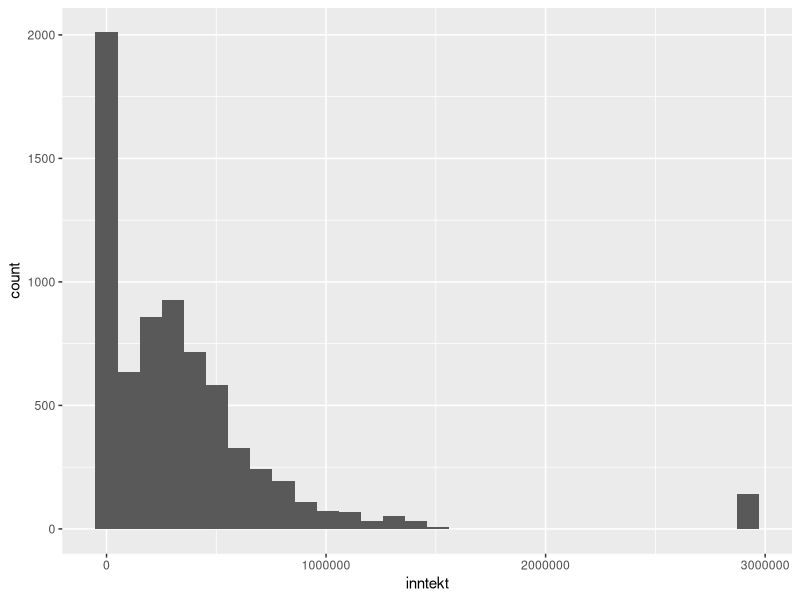
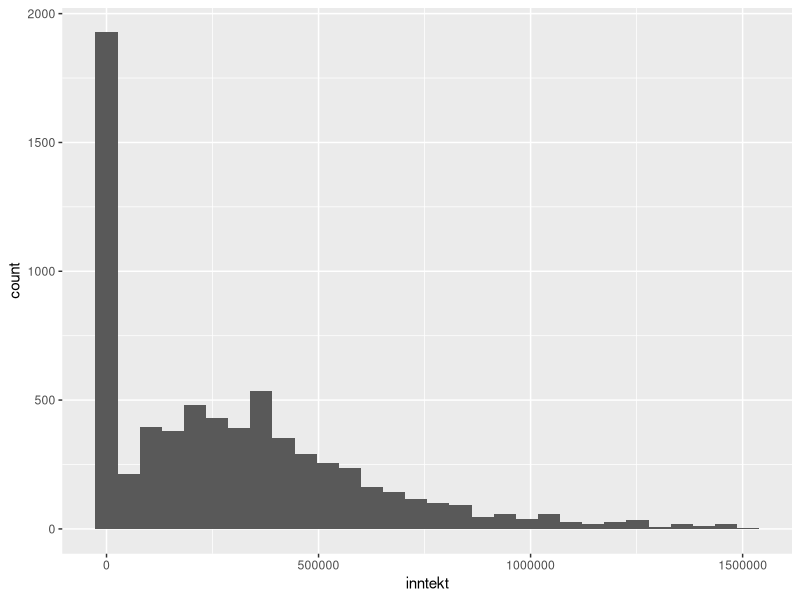
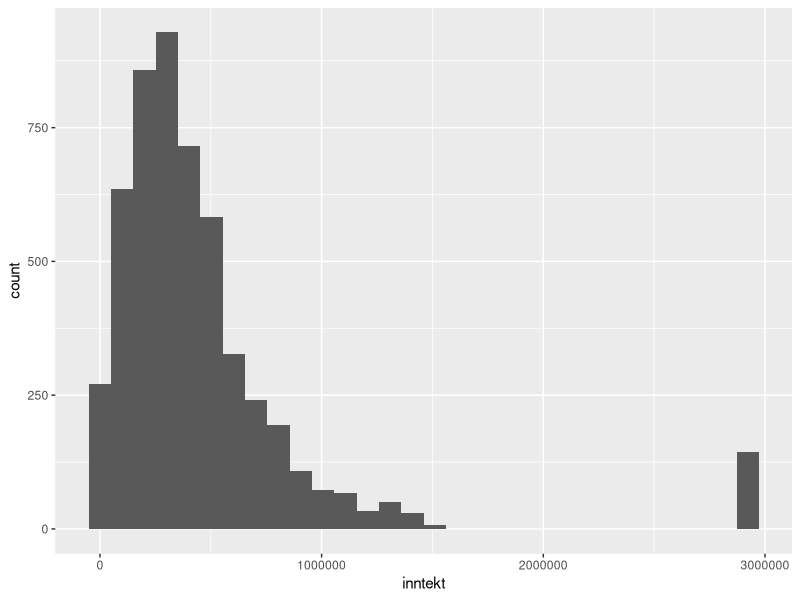
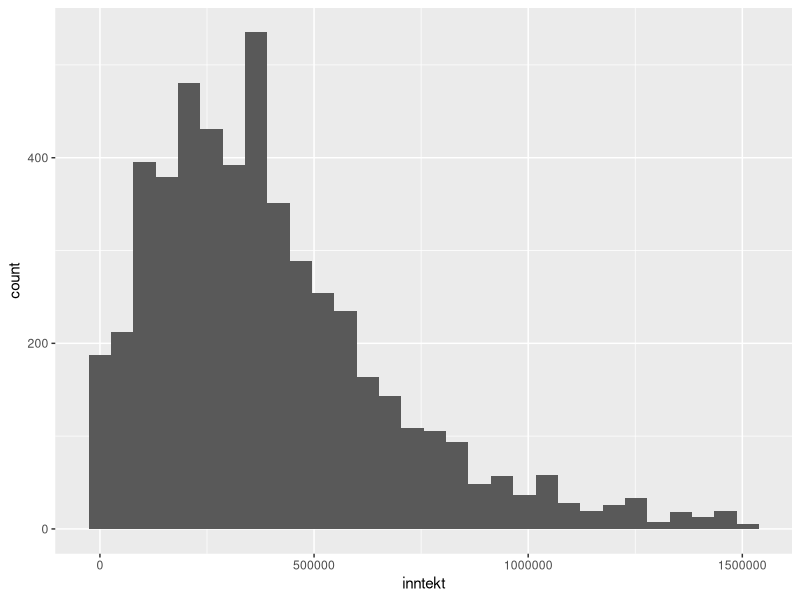

These charts were generated, in order, by the following R code:
## ---- chunk 1
knitr::opts_chunk$set(echo = FALSE)
library(modelr)
library(ggplot2)
library(knitr)
library(dplyr)
options(scipen = 999)
## ---- chunk 2
# Vi selekterer ut dataene for heights fra pakken modelr, og angir deretter benevnelsen "hoyde"

data('heights', package = 'modelr')
hoyde <- heights

# Vi rydder videre opp i benevnelsene ved å slik at de blir enklere å jobbe med. Vi oversetter dem til norsk, samt omgjør måleenhetene til metriske.

hoyde$inntekt <- hoyde$income*8.5
hoyde$height_cm <- hoyde$height*2.54
kable(summary(hoyde[,9:10]))
# Til slutt kan vi oppsummere de interessante variablene i metrisk form, samt oversatt.
## ---- chunk 3
# Her har vi laget et histogram av variablene income (også kalt inntekt)
ggplot(data = hoyde,
       aes(x = inntekt)) + 
  geom_histogram()
## ---- chunk 4
(lm(inntekt ~ height_cm, data = hoyde)) %>%
  summary()
## ---- chunk 5
# Nå filtrerer vi ut de observasjonene med inntekt lavere enn 1,6MNOK. Vi ser da under "Environment" at vi sitter igjen med 6863 observasjoner i datasettet "hoyde_max_inntekt".

hoyde_max_inntekt <- hoyde %>%
  filter(inntekt < 1600000)

# For illustrajonshensikter, kan vi også se hvordan dette histogrammet har endret seg i forhold til det forrige.

ggplot(data = hoyde_max_inntekt,
       aes(x = inntekt)) + 
  geom_histogram()
## ---- chunk 6
(lm(inntekt ~ height_cm, data = hoyde_max_inntekt)) %>%
  summary()
## ---- chunk 7
# Nå filtrerer vi ut de observasjonene med inntekt høyere enn 0. Vi ser da under "Environment" at vi sitter igjen med 6863 observasjoner i datasettet "hoyde_max_inntekt".

hoyde_min_inntekt <- hoyde %>%
  filter(inntekt > 0)

# For illustrajonshensikter, kan vi også se hvordan dette histogrammet har endret seg i forhold til det forrige.

ggplot(data = hoyde_min_inntekt,
       aes(x = inntekt)) + 
  geom_histogram()
## ---- chunk 8
(lm(inntekt ~ height_cm, data = hoyde_min_inntekt)) %>%
  summary()
## ---- chunk 9
# Tar her å ser på når vi tar vekk både 0 inntekt og topp 2% i samme modell i stedenfor hver for seg som tidligere. Gjør dette for å illustrere forskjellen mellom disse modellene.

hoyde_min_og_max_inntekt <- hoyde %>%
  filter(inntekt < 1600000) %>% 
  filter(inntekt > 0)

# Fremstiller dette i ggplott for å illustrere forskjellen mellom modellene ovenfor grafisk.

ggplot(data = hoyde_min_og_max_inntekt,
       aes(x = inntekt)) + 
  geom_histogram()
## ---- chunk 10
(lm(inntekt ~ height_cm, data = hoyde_min_og_max_inntekt)) %>%
  summary()
## ---- chunk 11
hoyde <- hoyde %>% 
  mutate(
    height_cm = 2.54 * height,
    weight_kg = weight * 0.45,
    bmi = (weight / (height_cm / 100)^2)
  )
## ---- chunk 12
hoyde_filtrert <- hoyde_min_og_max_inntekt %>% 
  mutate(
    height_cm = 2.54 * height,
    weight_kg = weight * 0.45,
    bmi = (weight / (height_cm / 100)^2)
  )
